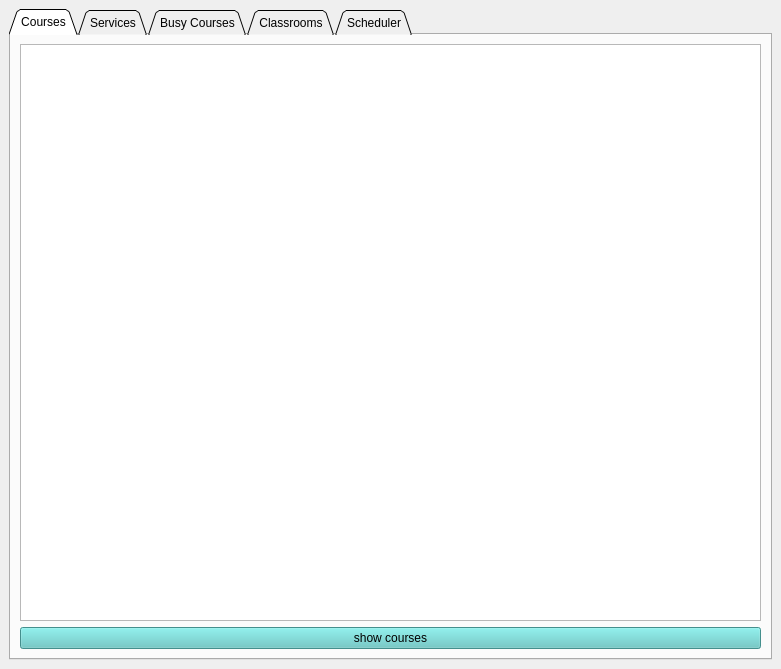
<?xml version="1.0" encoding="UTF-8"?>
<ui version="4.0">
 <class>MainWindow</class>
 <widget class="QMainWindow" name="MainWindow">
  <property name="geometry">
   <rect>
    <x>0</x>
    <y>0</y>
    <width>781</width>
    <height>669</height>
   </rect>
  </property>
  <property name="sizePolicy">
   <sizepolicy hsizetype="Expanding" vsizetype="Expanding">
    <horstretch>0</horstretch>
    <verstretch>0</verstretch>
   </sizepolicy>
  </property>
  <property name="windowTitle">
   <string>MainWindow</string>
  </property>
  <property name="autoFillBackground">
   <bool>true</bool>
  </property>
  <widget class="QWidget" name="centralwidget">
   <property name="enabled">
    <bool>true</bool>
   </property>
   <layout class="QGridLayout" name="gridLayout">
    <item row="14" column="0">
     <widget class="QTabWidget" name="tabWidget">
      <property name="styleSheet">
       <string notr="true"/>
      </property>
      <property name="tabShape">
       <enum>QTabWidget::Triangular</enum>
      </property>
      <property name="currentIndex">
       <number>0</number>
      </property>
      <widget class="QWidget" name="tabCourses">
       <attribute name="title">
        <string>Courses</string>
       </attribute>
       <layout class="QGridLayout" name="gridLayout_3">
        <item row="0" column="0">
         <widget class="QTextEdit" name="textEdit">
          <property name="styleSheet">
           <string notr="true"/>
          </property>
         </widget>
        </item>
        <item row="1" column="0">
         <widget class="QPushButton" name="pushButton">
          <property name="styleSheet">
           <string notr="true">background-color: rgb(95, 200, 197);</string>
          </property>
          <property name="text">
           <string>show courses</string>
          </property>
         </widget>
        </item>
       </layout>
      </widget>
      <widget class="QWidget" name="tabServices">
       <attribute name="title">
        <string>Services</string>
       </attribute>
       <layout class="QGridLayout" name="gridLayout_2">
        <item row="1" column="0">
         <widget class="QTextEdit" name="showservice"/>
        </item>
        <item row="3" column="0">
         <spacer name="verticalSpacer">
          <property name="orientation">
           <enum>Qt::Vertical</enum>
          </property>
          <property name="sizeHint" stdset="0">
           <size>
            <width>20</width>
            <height>40</height>
           </size>
          </property>
         </spacer>
        </item>
        <item row="0" column="0">
         <widget class="QPushButton" name="servicebutton">
          <property name="styleSheet">
           <string notr="true">background-color: rgb(95, 200, 197);</string>
          </property>
          <property name="text">
           <string>show service</string>
          </property>
         </widget>
        </item>
       </layout>
      </widget>
      <widget class="QWidget" name="tabBusy">
       <attribute name="title">
        <string>Busy Courses</string>
       </attribute>
       <layout class="QGridLayout" name="gridLayout_5">
        <item row="3" column="0">
         <widget class="QLabel" name="label_6">
          <property name="text">
           <string>busy coursecode</string>
          </property>
         </widget>
        </item>
        <item row="5" column="0">
         <widget class="QLabel" name="label_8">
          <property name="text">
           <string>busycourse time</string>
          </property>
         </widget>
        </item>
        <item row="4" column="0">
         <widget class="QLabel" name="label_7">
          <property name="text">
           <string>busycourse day</string>
          </property>
         </widget>
        </item>
        <item row="8" column="1">
         <widget class="QPushButton" name="showbusy">
          <property name="styleSheet">
           <string notr="true">background-color: rgb(95, 200, 197);</string>
          </property>
          <property name="text">
           <string>showbusy</string>
          </property>
         </widget>
        </item>
        <item row="4" column="1">
         <widget class="QLineEdit" name="busyday"/>
        </item>
        <item row="8" column="0">
         <widget class="QPushButton" name="newbusy">
          <property name="styleSheet">
           <string notr="true">background-color: rgb(95, 200, 197);</string>
          </property>
          <property name="text">
           <string>ADD NEW</string>
          </property>
         </widget>
        </item>
        <item row="3" column="1">
         <widget class="QLineEdit" name="busycode"/>
        </item>
        <item row="10" column="0" colspan="3">
         <widget class="QTextEdit" name="busytext"/>
        </item>
        <item row="5" column="1">
         <widget class="QLineEdit" name="busytime"/>
        </item>
        <item row="3" column="2">
         <spacer name="horizontalSpacer">
          <property name="orientation">
           <enum>Qt::Horizontal</enum>
          </property>
          <property name="sizeHint" stdset="0">
           <size>
            <width>40</width>
            <height>20</height>
           </size>
          </property>
         </spacer>
        </item>
       </layout>
      </widget>
      <widget class="QWidget" name="tabClassrooms">
       <attribute name="title">
        <string>Classrooms</string>
       </attribute>
       <layout class="QGridLayout" name="gridLayout_6">
        <item row="0" column="1">
         <widget class="QLineEdit" name="classroomtype"/>
        </item>
        <item row="1" column="2">
         <widget class="QPushButton" name="classroombutton">
          <property name="styleSheet">
           <string notr="true">background-color: rgb(95, 200, 197);</string>
          </property>
          <property name="text">
           <string>Show Classrooms</string>
          </property>
         </widget>
        </item>
        <item row="0" column="2">
         <widget class="QPushButton" name="newclassroom">
          <property name="styleSheet">
           <string notr="true">background-color: rgb(95, 200, 197);</string>
          </property>
          <property name="text">
           <string>ADD NEW</string>
          </property>
         </widget>
        </item>
        <item row="1" column="0">
         <widget class="QLabel" name="label_2">
          <property name="text">
           <string>classroom number</string>
          </property>
         </widget>
        </item>
        <item row="0" column="0">
         <widget class="QLabel" name="label">
          <property name="text">
           <string>classroom type</string>
          </property>
         </widget>
        </item>
        <item row="1" column="1">
         <widget class="QLineEdit" name="classroomnumber"/>
        </item>
        <item row="0" column="3">
         <spacer name="horizontalSpacer_2">
          <property name="orientation">
           <enum>Qt::Horizontal</enum>
          </property>
          <property name="sizeHint" stdset="0">
           <size>
            <width>40</width>
            <height>20</height>
           </size>
          </property>
         </spacer>
        </item>
        <item row="2" column="0" colspan="4">
         <widget class="QTextEdit" name="classroom"/>
        </item>
       </layout>
      </widget>
      <widget class="QWidget" name="tabScheduler">
       <attribute name="title">
        <string>Scheduler</string>
       </attribute>
       <layout class="QGridLayout" name="gridLayout_7">
        <item row="0" column="1">
         <widget class="QPushButton" name="b_delete">
          <property name="styleSheet">
           <string notr="true">background-color: rgb(95, 200, 197);
color:#bb43bb</string>
          </property>
          <property name="text">
           <string>DELETE</string>
          </property>
         </widget>
        </item>
        <item row="2" column="1">
         <widget class="QTableWidget" name="table">
          <property name="font">
           <font>
            <pointsize>7</pointsize>
           </font>
          </property>
         </widget>
        </item>
        <item row="1" column="1">
         <widget class="QPushButton" name="b_create">
          <property name="styleSheet">
           <string notr="true">background-color: rgb(95, 200, 197);
color:#bb43bb</string>
          </property>
          <property name="text">
           <string>CREATE</string>
          </property>
         </widget>
        </item>
       </layout>
      </widget>
     </widget>
    </item>
   </layout>
  </widget>
 </widget>
 <resources/>
 <connections/>
</ui>
